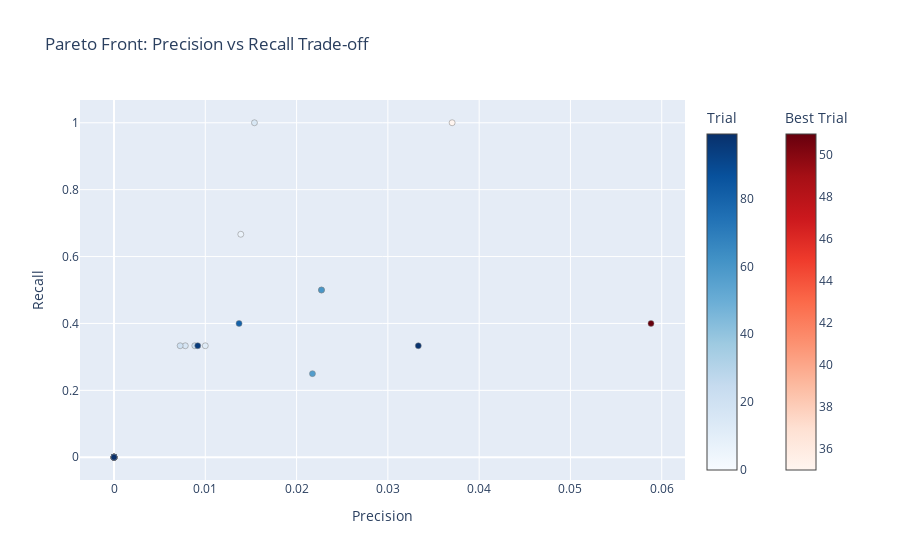

Notebook cell for this chart:
### Code cell
# Pareto front for multi-objective optimization
try:
    fig_pareto = plot_pareto_front(study_multi, target_names=['Precision', 'Recall'])
    fig_pareto.update_layout(title="Pareto Front: Precision vs Recall Trade-off")
    fig_pareto.show()
except:
    # Manual Pareto front plot
    precisions = [t.values[0] for t in study_multi.trials]
    recalls = [t.values[1] for t in study_multi.trials]
    
    fig = go.Figure()
    fig.add_trace(go.Scatter(
        x=recalls, y=precisions,
        mode='markers',
        marker=dict(size=8, color=COLORS['primary'], opacity=0.6),
        name='All Trials'
    ))
    
    # Highlight Pareto optimal solutions
    pareto_precisions = [t.values[0] for t in study_multi.best_trials]
    pareto_recalls = [t.values[1] for t in study_multi.best_trials]
    
    fig.add_trace(go.Scatter(
        x=pareto_recalls, y=pareto_precisions,
        mode='markers',
        marker=dict(size=12, color=COLORS['fraud'], symbol='star'),
        name='Pareto Optimal'
    ))
    
    fig.update_layout(
        title="Pareto Front: Precision vs Recall Trade-off",
        xaxis_title="Recall",
        yaxis_title="Precision",
        template='plotly_white'
    )
    fig.show()

### Figure 1 — Plotly figure (JSON) as saved in the notebook; plotly's stock layout.template omitted (floating-point values rounded to 4 significant figures)
{"data": [{"hovertemplate": "%{text}<extra>Trial</extra>", "marker": {"color": [0, 1, 2, 3, 4, 5, 6, 7, 8, 9, 10, 11, 12, 13, 14, 15, 16, 17, 18, 19, 20, 21, 22, 23, 24, 25, 26, 27, 28, 29, 30, 31, 32, 33, 34, 36, 37, 38, 39, 40, 41, 42, 43, 44, 45, 46, 47, 48, 49, 50, 52, 53, 54, 55, 56, 57, 58, 59, 60, 61, 62, 63, 64, 65, 66, 67, 68, 69, 70, 71, 72, 73, 74, 75, 76, 77, 78, 79, 80, 81, 82, 83, 84, 85, 86, 87, 88, 89, 90, 91, 92, 93, 94, 95, 96, 97, 98, 99], "colorbar": {"title": {"text": "Trial"}}, "colorscale": [[0, "rgb(247,251,255)"], [0.125, "rgb(222,235,247)"], [0.25, "rgb(198,219,239)"], [0.375, "rgb(158,202,225)"], [0.5, "rgb(107,174,214)"], [0.625, "rgb(66,146,198)"], [0.75, "rgb(33,113,181)"], [0.875, "rgb(8,81,156)"], [1, "rgb(8,48,107)"]], "line": {"color": "Grey", "width": 0.5}}, "mode": "markers", "showlegend": false, "text": ["{<br>  \"number\": 0,<br>  \"values\": [<br>    0.0,<br>    0.0<br>  ],<br>  \"params\": {<br>    \"threshold_percentile\": 90.24356166386308<br>  }<br>}", "{<br>  \"number\": 1,<br>  \"values\": [<br>    0.0,<br>    0.0<br>  ],<br>  \"params\": {<br>    \"threshold_percentile\": 98.31000028973882<br>  }<br>}", "{<br>  \"number\": 2,<br>  \"values\": [<br>    0.0,<br>    0.0<br>  ],<br>  \"params\": {<br>    \"threshold_percentile\": 95.24791518535967<br>  }<br>}", "{<br>  \"number\": 3,<br>  \"values\": [<br>    0.0,<br>    0.0<br>  ],<br>  \"params\": {<br>    \"threshold_percentile\": 93.38121877875851<br>  }<br>}", "{<br>  \"number\": 4,<br>  \"values\": [<br>    0.0,<br>    0.0<br>  ],<br>  \"params\": {<br>    \"threshold_percentile\": 87.18426096619412<br>  }<br>}", "{<br>  \"number\": 5,<br>  \"values\": [<br>    0.0,<br>    0.0<br>  ],<br>  \"params\": {<br>    \"threshold_percentile\": 87.18392328470684<br>  }<br>}", "{<br>  \"number\": 6,<br>  \"values\": [<br>    0.013888888888888888,<br>    0.6666666666666666<br>  ],<br>  \"params\": {<br>    \"threshold_percentile\": 85.8131705703548<br>  }<br>}", "{<br>  \"number\": 7,<br>  \"values\": [<br>    0.0,<br>    0.0<br>  ],<br>  \"params\": {<br>    \"threshold_percentile\": 97.1264660408491<br>  }<br>}", "{<br>  \"number\": 8,<br>  \"values\": [<br>    0.0,<br>    0.0<br>  ],<br>  \"params\": {<br>    \"threshold_percentile\": 93.41561016440492<br>  }<br>}", "{<br>  \"number\": 9,<br>  \"values\": [<br>    0.0,<br>    0.0<br>  ],<br>  \"params\": {<br>    \"threshold_percentile\": 94.91301608914463<br>  }<br>}", "{<br>  \"number\": 10,<br>  \"values\": [<br>    0.0,<br>    0.0<br>  ],<br>  \"params\": {<br>    \"threshold_percentile\": 85.28742293561845<br>  }<br>}", "{<br>  \"number\": 11,<br>  \"values\": [<br>    0.01,<br>    0.3333333333333333<br>  ],<br>  \"params\": {<br>    \"threshold_percentile\": 90.09218743070284<br>  }<br>}", "{<br>  \"number\": 12,<br>  \"values\": [<br>    0.0,<br>    0.0<br>  ],<br>  \"params\": {<br>    \"threshold_percentile\": 90.16220281809537<br>  }<br>}", "{<br>  \"number\": 13,<br>  \"values\": [<br>    0.0,<br>    0.0<br>  ],<br>  \"params\": {<br>    \"threshold_percentile\": 85.25146625860748<br>  }<br>}", "{<br>  \"number\": 14,<br>  \"values\": [<br>    0.0,<br>    0.0<br>  ],<br>  \"params\": {<br>    \"threshold_percentile\": 88.78028387889394<br>  }<br>}", "{<br>  \"number\": 15,<br>  \"values\": [<br>    0.015384615384615385,<br>    1.0<br>  ],<br>  \"params\": {<br>    \"threshold_percentile\": 87.2457287620883<br>  }<br>}", "{<br>  \"number\": 16,<br>  \"values\": [<br>    0.0078125,<br>    0.3333333333333333<br>  ],<br>  \"params\": {<br>    \"threshold_percentile\": 87.33245885694579<br>  }<br>}", "{<br>  \"number\": 17,<br>  \"values\": [<br>    0.0,<br>    0.0<br>  ],<br>  \"params\": {<br>    \"threshold_percentile\": 92.55760031648494<br>  }<br>}", "{<br>  \"number\": 18,<br>  \"values\": [<br>    0.0,<br>    0.0<br>  ],<br>  \"params\": {<br>    \"threshold_percentile\": 91.21387945655947<br>  }<br>}", "{<br>  \"number\": 19,<br>  \"values\": [<br>    0.0,<br>    0.0<br>  ],<br>  \"params\": {<br>    \"threshold_percentile\": 88.24102621014694<br>  }<br>}", "{<br>  \"number\": 20,<br>  \"values\": [<br>    0.007246376811594203,<br>    0.3333333333333333<br>  ],<br>  \"params\": {<br>    \"threshold_percentile\": 86.28416119776666<br>  }<br>}", "{<br>  \"number\": 21,<br>  \"values\": [<br>    0.0,<br>    0.0<br>  ],<br>  \"params\": {<br>    \"threshold_percentile\": 89.98527712668991<br>  }<br>}", "{<br>  \"number\": 22,<br>  \"values\": [<br>    0.008849557522123894,<br>    0.3333333333333333<br>  ],<br>  \"params\": {<br>    \"threshold_percentile\": 88.80361553340622<br>  }<br>}", "{<br>  \"number\": 23,<br>  \"values\": [<br>    0.0,<br>    0.0<br>  ],<br>  \"params\": {<br>    \"threshold_percentile\": 86.23685511715587<br>  }<br>}", "{<br>  \"number\": 24,<br>  \"values\": [<br>    0.0,<br>    0.0<br>  ],<br>  \"params\": {<br>    \"threshold_percentile\": 88.21377842557145<br>  }<br>}", "{<br>  \"number\": 25,<br>  \"values\": [<br>    0.0,<br>    0.0<br>  ],<br>  \"params\": {<br>    \"threshold_percentile\": 91.26747439530064<br>  }<br>}", "{<br>  \"number\": 26,<br>  \"values\": [<br>    0.0,<br>    0.0<br>  ],<br>  \"params\": {<br>    \"threshold_percentile\": 89.35060433834444<br>  }<br>}", "{<br>  \"number\": 27,<br>  \"values\": [<br>    0.0,<br>    0.0<br>  ],<br>  \"params\": {<br>    \"threshold_percentile\": 86.26139129956589<br>  }<br>}", "{<br>  \"number\": 28,<br>  \"values\": [<br>    0.0,<br>    0.0<br>  ],<br>  \"params\": {<br>    \"threshold_percentile\": 87.57359671848926<br>  }<br>}", "{<br>  \"number\": 29,<br>  \"values\": [<br>    0.0,<br>    0.0<br>  ],<br>  \"params\": {<br>    \"threshold_percentile\": 90.90983451677498<br>  }<br>}", "{<br>  \"number\": 30,<br>  \"values\": [<br>    0.0,<br>    0.0<br>  ],<br>  \"params\": {<br>    \"threshold_percentile\": 96.08057065149933<br>  }<br>}", "{<br>  \"number\": 31,<br>  \"values\": [<br>    0.0,<br>    0.0<br>  ],<br>  \"params\": {<br>    \"threshold_percentile\": 88.97725325796058<br>  }<br>}", "{<br>  \"number\": 32,<br>  \"values\": [<br>    0.0,<br>    0.0<br>  ],<br>  \"params\": {<br>    \"threshold_percentile\": 98.53334425896772<br>  }<br>}", "{<br>  \"number\": 33,<br>  \"values\": [<br>    0.0,<br>    0.0<br>  ],<br>  \"params\": {<br>    \"threshold_percentile\": 86.20916490546979<br>  }<br>}", "{<br>  \"number\": 34,<br>  \"values\": [<br>    0.0,<br>    0.0<br>  ],<br>  \"params\": {<br>    \"threshold_percentile\": 88.36691898798631<br>  }<br>}", "{<br>  \"number\": 36,<br>  \"values\": [<br>    0.0,<br>    0.0<br>  ],<br>  \"params\": {<br>    \"threshold_percentile\": 96.53347488103948<br>  }<br>}", "{<br>  \"number\": 37,<br>  \"values\": [<br>    0.0,<br>    0.0<br>  ],<br>  \"params\": {<br>    \"threshold_percentile\": 97.89830274388652<br>  }<br>}", "{<br>  \"number\": 38,<br>  \"values\": [<br>    0.0,<br>    0.0<br>  ],<br>  \"params\": {<br>    \"threshold_percentile\": 94.33840074543193<br>  }<br>}", "{<br>  \"number\": 39,<br>  \"values\": [<br>    0.0,<br>    0.0<br>  ],<br>  \"params\": {<br>    \"threshold_percentile\": 98.88596898311276<br>  }<br>}", "{<br>  \"number\": 40,<br>  \"values\": [<br>    0.0,<br>    0.0<br>  ],<br>  \"params\": {<br>    \"threshold_percentile\": 97.31970280920663<br>  }<br>}", "{<br>  \"number\": 41,<br>  \"values\": [<br>    0.0,<br>    0.0<br>  ],<br>  \"params\": {<br>    \"threshold_percentile\": 93.48543744369645<br>  }<br>}", "{<br>  \"number\": 42,<br>  \"values\": [<br>    0.022727272727272728,<br>    0.5<br>  ],<br>  \"params\": {<br>    \"threshold_percentile\": 95.72770784916219<br>  }<br>}", "{<br>  \"number\": 43,<br>  \"values\": [<br>    0.0,<br>    0.0<br>  ],<br>  \"params\": {<br>    \"threshold_percentile\": 95.41949507531962<br>  }<br>}", "{<br>  \"number\": 44,<br>  \"values\": [<br>    0.0,<br>    0.0<br>  ],<br>  \"params\": {<br>    \"threshold_percentile\": 97.79724994048397<br>  }<br>}", "{<br>  \"number\": 45,<br>  \"values\": [<br>    0.0,<br>    0.0<br>  ],<br>  \"params\": {<br>    \"threshold_percentile\": 96.62874635400352<br>  }<br>}", "{<br>  \"number\": 46,<br>  \"values\": [<br>    0.0,<br>    0.0<br>  ],<br>  \"params\": {<br>    \"threshold_percentile\": 95.90544795265036<br>  }<br>}", "{<br>  \"number\": 47,<br>  \"values\": [<br>    0.0,<br>    0.0<br>  ],<br>  \"params\": {<br>    \"threshold_percentile\": 94.391482167895<br>  }<br>}", "{<br>  \"number\": 48,<br>  \"values\": [<br>    0.0,<br>    0.0<br>  ],<br>  \"params\": {<br>    \"threshold_percentile\": 97.32512634462182<br>  }<br>}", "{<br>  \"number\": 49,<br>  \"values\": [<br>    0.0,<br>    0.0<br>  ],<br>  \"params\": {<br>    \"threshold_percentile\": 97.9178471314229<br>  }<br>}", "{<br>  \"number\": 50,<br>  \"values\": [<br>    0.0,<br>    0.0<br>  ],<br>  \"params\": {<br>    \"threshold_percentile\": 98.97484860656789<br>  }<br>}", "{<br>  \"number\": 52,<br>  \"values\": [<br>    0.0,<br>    0.0<br>  ],<br>  \"params\": {<br>    \"threshold_percentile\": 96.86870311871577<br>  }<br>}", "{<br>  \"number\": 53,<br>  \"values\": [<br>    0.0,<br>    0.0<br>  ],<br>  \"params\": {<br>    \"threshold_percentile\": 96.05951963943866<br>  }<br>}", "{<br>  \"number\": 54,<br>  \"values\": [<br>    0.0,<br>    0.0<br>  ],<br>  \"params\": {<br>    \"threshold_percentile\": 95.13687900469242<br>  }<br>}", "{<br>  \"number\": 55,<br>  \"values\": [<br>    0.0,<br>    0.0<br>  ],<br>  \"params\": {<br>    \"threshold_percentile\": 98.34582902578937<br>  }<br>}", "{<br>  \"number\": 56,<br>  \"values\": [<br>    0.0,<br>    0.0<br>  ],<br>  \"params\": {<br>    \"threshold_percentile\": 92.28820551131766<br>  }<br>}", "{<br>  \"number\": 57,<br>  \"values\": [<br>    0.021739130434782608,<br>    0.25<br>  ],<br>  \"params\": {<br>    \"threshold_percentile\": 95.52231960410532<br>  }<br>}", "{<br>  \"number\": 58,<br>  \"values\": [<br>    0.0,<br>    0.0<br>  ],<br>  \"params\": {<br>    \"threshold_percentile\": 97.39513964808769<br>  }<br>}", "{<br>  \"number\": 59,<br>  \"values\": [<br>    0.0,<br>    0.0<br>  ],<br>  \"params\": {<br>    \"threshold_percentile\": 96.404261801522<br>  }<br>}", "{<br>  \"number\": 60,<br>  \"values\": [<br>    0.022727272727272728,<br>    0.5<br>  ],<br>  \"params\": {<br>    \"threshold_percentile\": 95.69246356631288<br>  }<br>}", "{<br>  \"number\": 61,<br>  \"values\": [<br>    0.0,<br>    0.0<br>  ],<br>  \"params\": {<br>    \"threshold_percentile\": 95.64360374906953<br>  }<br>}", "{<br>  \"number\": 62,<br>  \"values\": [<br>    0.0,<br>    0.0<br>  ],<br>  \"params\": {<br>    \"threshold_percentile\": 94.60213789785955<br>  }<br>}", "{<br>  \"number\": 63,<br>  \"values\": [<br>    0.0,<br>    0.0<br>  ],<br>  \"params\": {<br>    \"threshold_percentile\": 97.04283750728338<br>  }<br>}", "{<br>  \"number\": 64,<br>  \"values\": [<br>    0.0,<br>    0.0<br>  ],<br>  \"params\": {<br>    \"threshold_percentile\": 97.74166300946341<br>  }<br>}", "{<br>  \"number\": 65,<br>  \"values\": [<br>    0.0,<br>    0.0<br>  ],<br>  \"params\": {<br>    \"threshold_percentile\": 93.93734332358481<br>  }<br>}", "{<br>  \"number\": 66,<br>  \"values\": [<br>    0.0,<br>    0.0<br>  ],<br>  \"params\": {<br>    \"threshold_percentile\": 98.14062695225466<br>  }<br>}", "{<br>  \"number\": 67,<br>  \"values\": [<br>    0.0,<br>    0.0<br>  ],<br>  \"params\": {<br>    \"threshold_percentile\": 93.026199561299<br>  }<br>}", "{<br>  \"number\": 68,<br>  \"values\": [<br>    0.0,<br>    0.0<br>  ],<br>  \"params\": {<br>    \"threshold_percentile\": 98.63786655161272<br>  }<br>}", "{<br>  \"number\": 69,<br>  \"values\": [<br>    0.0,<br>    0.0<br>  ],<br>  \"params\": {<br>    \"threshold_percentile\": 96.32190380186331<br>  }<br>}", "{<br>  \"number\": 70,<br>  \"values\": [<br>    0.0,<br>    0.0<br>  ],<br>  \"params\": {<br>    \"threshold_percentile\": 96.85712063739388<br>  }<br>}", "{<br>  \"number\": 71,<br>  \"values\": [<br>    0.0,<br>    0.0<br>  ],<br>  \"params\": {<br>    \"threshold_percentile\": 89.78170132909689<br>  }<br>}", "{<br>  \"number\": 72,<br>  \"values\": [<br>    0.0,<br>    0.0<br>  ],<br>  \"params\": {<br>    \"threshold_percentile\": 97.56942518074909<br>  }<br>}", "{<br>  \"number\": 73,<br>  \"values\": [<br>    0.0,<br>    0.0<br>  ],<br>  \"params\": {<br>    \"threshold_percentile\": 91.77207898018483<br>  }<br>}", "{<br>  \"number\": 74,<br>  \"values\": [<br>    0.0,<br>    0.0<br>  ],<br>  \"params\": {<br>    \"threshold_percentile\": 85.1264049146215<br>  }<br>}", "{<br>  \"number\": 75,<br>  \"values\": [<br>    0.0,<br>    0.0<br>  ],<br>  \"params\": {<br>    \"threshold_percentile\": 98.2315966986626<br>  }<br>}", "{<br>  \"number\": 76,<br>  \"values\": [<br>    0.0,<br>    0.0<br>  ],<br>  \"params\": {<br>    \"threshold_percentile\": 86.73948041632362<br>  }<br>}", "{<br>  \"number\": 77,<br>  \"values\": [<br>    0.0,<br>    0.0<br>  ],<br>  \"params\": {<br>    \"threshold_percentile\": 95.6495059432309<br>  }<br>}", "{<br>  \"number\": 78,<br>  \"values\": [<br>    0.0,<br>    0.0<br>  ],<br>  \"params\": {<br>    \"threshold_percentile\": 90.51103166478174<br>  }<br>}", "{<br>  \"number\": 79,<br>  \"values\": [<br>    0.0,<br>    0.0<br>  ],<br>  \"params\": {<br>    \"threshold_percentile\": 96.8234370062749<br>  }<br>}", "{<br>  \"number\": 80,<br>  \"values\": [<br>    0.0136986301369863,<br>    0.4<br>  ],<br>  \"params\": {<br>    \"threshold_percentile\": 85.58751171614327<br>  }<br>}", "{<br>  \"number\": 81,<br>  \"values\": [<br>    0.0,<br>    0.0<br>  ],<br>  \"params\": {<br>    \"threshold_percentile\": 85.8012108641563<br>  }<br>}", "{<br>  \"number\": 82,<br>  \"values\": [<br>    0.0,<br>    0.0<br>  ],<br>  \"params\": {<br>    \"threshold_percentile\": 97.23924490677216<br>  }<br>}", "{<br>  \"number\": 83,<br>  \"values\": [<br>    0.0,<br>    0.0<br>  ],<br>  \"params\": {<br>    \"threshold_percentile\": 96.30058495549855<br>  }<br>}", "{<br>  \"number\": 84,<br>  \"values\": [<br>    0.0,<br>    0.0<br>  ],<br>  \"params\": {<br>    \"threshold_percentile\": 87.84340858653826<br>  }<br>}", "{<br>  \"number\": 85,<br>  \"values\": [<br>    0.0,<br>    0.0<br>  ],<br>  \"params\": {<br>    \"threshold_percentile\": 98.59790124455813<br>  }<br>}", "{<br>  \"number\": 86,<br>  \"values\": [<br>    0.0,<br>    0.0<br>  ],<br>  \"params\": {<br>    \"threshold_percentile\": 98.06401349957179<br>  }<br>}", "{<br>  \"number\": 87,<br>  \"values\": [<br>    0.0,<br>    0.0<br>  ],<br>  \"params\": {<br>    \"threshold_percentile\": 97.47734392711301<br>  }<br>}", "{<br>  \"number\": 88,<br>  \"values\": [<br>    0.0,<br>    0.0<br>  ],<br>  \"params\": {<br>    \"threshold_percentile\": 96.99693339737856<br>  }<br>}", "{<br>  \"number\": 89,<br>  \"values\": [<br>    0.0,<br>    0.0<br>  ],<br>  \"params\": {<br>    \"threshold_percentile\": 91.69561279651558<br>  }<br>}", "{<br>  \"number\": 90,<br>  \"values\": [<br>    0.0,<br>    0.0<br>  ],<br>  \"params\": {<br>    \"threshold_percentile\": 95.16078661622427<br>  }<br>}", "{<br>  \"number\": 91,<br>  \"values\": [<br>    0.0,<br>    0.0<br>  ],<br>  \"params\": {<br>    \"threshold_percentile\": 97.65134887613998<br>  }<br>}", "{<br>  \"number\": 92,<br>  \"values\": [<br>    0.0,<br>    0.0<br>  ],<br>  \"params\": {<br>    \"threshold_percentile\": 96.63212816848777<br>  }<br>}", "{<br>  \"number\": 93,<br>  \"values\": [<br>    0.0,<br>    0.0<br>  ],<br>  \"params\": {<br>    \"threshold_percentile\": 98.47887576552547<br>  }<br>}", "{<br>  \"number\": 94,<br>  \"values\": [<br>    0.0,<br>    0.0<br>  ],<br>  \"params\": {<br>    \"threshold_percentile\": 95.89077925120758<br>  }<br>}", "{<br>  \"number\": 95,<br>  \"values\": [<br>    0.009174311926605505,<br>    0.3333333333333333<br>  ],<br>  \"params\": {<br>    \"threshold_percentile\": 89.2399790685175<br>  }<br>}", "{<br>  \"number\": 96,<br>  \"values\": [<br>    0.0,<br>    0.0<br>  ],<br>  \"params\": {<br>    \"threshold_percentile\": 89.49966284485693<br>  }<br>}", "{<br>  \"number\": 97,<br>  \"values\": [<br>    0.0,<br>    0.0<br>  ],<br>  \"params\": {<br>    \"threshold_percentile\": 94.79392304210697<br>  }<br>}", "{<br>  \"number\": 98,<br>  \"values\": [<br>    0.03333333333333333,<br>    0.3333333333333333<br>  ],<br>  \"params\": {<br>    \"threshold_percentile\": 97.1414025288058<br>  }<br>}", "{<br>  \"number\": 99,<br>  \"values\": [<br>    0.0,<br>    0.0<br>  ],<br>  \"params\": {<br>    \"threshold_percentile\": 97.1551780594492<br>  }<br>}"], "type": "scatter", "x": [0, 0, 0, 0, 0, 0, 0.01389, 0, 0, 0, 0, 0.01, 0, 0, 0, 0.01538, 0.007812, 0, 0, 0, 0.007246, 0, 0.00885, 0, 0, 0, 0, 0, 0, 0, 0, 0, 0, 0, 0, 0, 0, 0, 0, 0, 0, 0.02273, 0, 0, 0, 0, 0, 0, 0, 0, 0, 0, 0, 0, 0, 0.02174, 0, 0, 0.02273, 0, 0, 0, 0, 0, 0, 0, 0, 0, 0, 0, 0, 0, 0, 0, 0, 0, 0, 0, 0.0137, 0, 0, 0, 0, 0, 0, 0, 0, 0, 0, 0, 0, 0, 0, 0.009174, 0, 0, 0.03333, 0], "y": [0, 0, 0, 0, 0, 0, 0.6667, 0, 0, 0, 0, 0.3333, 0, 0, 0, 1, 0.3333, 0, 0, 0, 0.3333, 0, 0.3333, 0, 0, 0, 0, 0, 0, 0, 0, 0, 0, 0, 0, 0, 0, 0, 0, 0, 0, 0.5, 0, 0, 0, 0, 0, 0, 0, 0, 0, 0, 0, 0, 0, 0.25, 0, 0, 0.5, 0, 0, 0, 0, 0, 0, 0, 0, 0, 0, 0, 0, 0, 0, 0, 0, 0, 0, 0, 0.4, 0, 0, 0, 0, 0, 0, 0, 0, 0, 0, 0, 0, 0, 0, 0.3333, 0, 0, 0.3333, 0]}, {"hovertemplate": "%{text}<extra>Best Trial</extra>", "marker": {"color": [35, 51], "colorbar": {"title": {"text": "Best Trial"}, "x": 1.1, "xpad": 40}, "colorscale": [[0, "rgb(255,245,240)"], [0.125, "rgb(254,224,210)"], [0.25, "rgb(252,187,161)"], [0.375, "rgb(252,146,114)"], [0.5, "rgb(251,106,74)"], [0.625, "rgb(239,59,44)"], [0.75, "rgb(203,24,29)"], [0.875, "rgb(165,15,21)"], [1, "rgb(103,0,13)"]], "line": {"color": "Grey", "width": 0.5}}, "mode": "markers", "showlegend": false, "text": ["{<br>  \"number\": 35,<br>  \"values\": [<br>    0.037037037037037035,<br>    1.0<br>  ],<br>  \"params\": {<br>    \"threshold_percentile\": 97.42891359555338<br>  }<br>}", "{<br>  \"number\": 51,<br>  \"values\": [<br>    0.058823529411764705,<br>    0.4<br>  ],<br>  \"params\": {<br>    \"threshold_percentile\": 96.83281904238115<br>  }<br>}"], "type": "scatter", "x": [0.03704, 0.05882], "y": [1, 0.4]}], "layout": {"title": {"text": "Pareto Front: Precision vs Recall Trade-off"}, "xaxis": {"title": {"text": "Precision"}}, "yaxis": {"title": {"text": "Recall"}}}}
